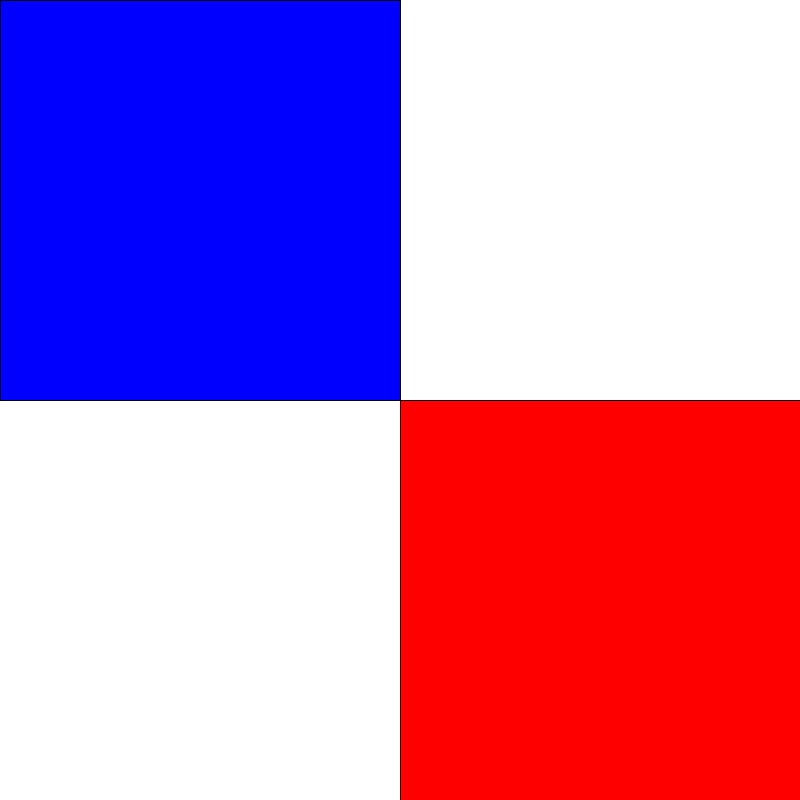
Frame 1 (no input)
Frame 60 (the mouse pressed at the canvas centre just before this capture): identical to frame 1, image omitted
Frame 120 (the mouse held since frame 60 and released just before this capture): identical to frame 1, image omitted

The Processing sketch that drew this single still picture (run headless with seeded random() and noise(); from frame 60 on, the mouse is pressed at the canvas centre):

// Processing sketch: JC_Question1
// ── JC_Question1.pde
void setup() {
    //creates a workplace (X,Y)
  size(800, 800);
  background(255);
}

void draw() {
  fill(255,0,0);
  rect(width/2, height/2, 400, 400);
  fill(0,0,255);
  rect(0, 0, 400, 400);
  
  
}
